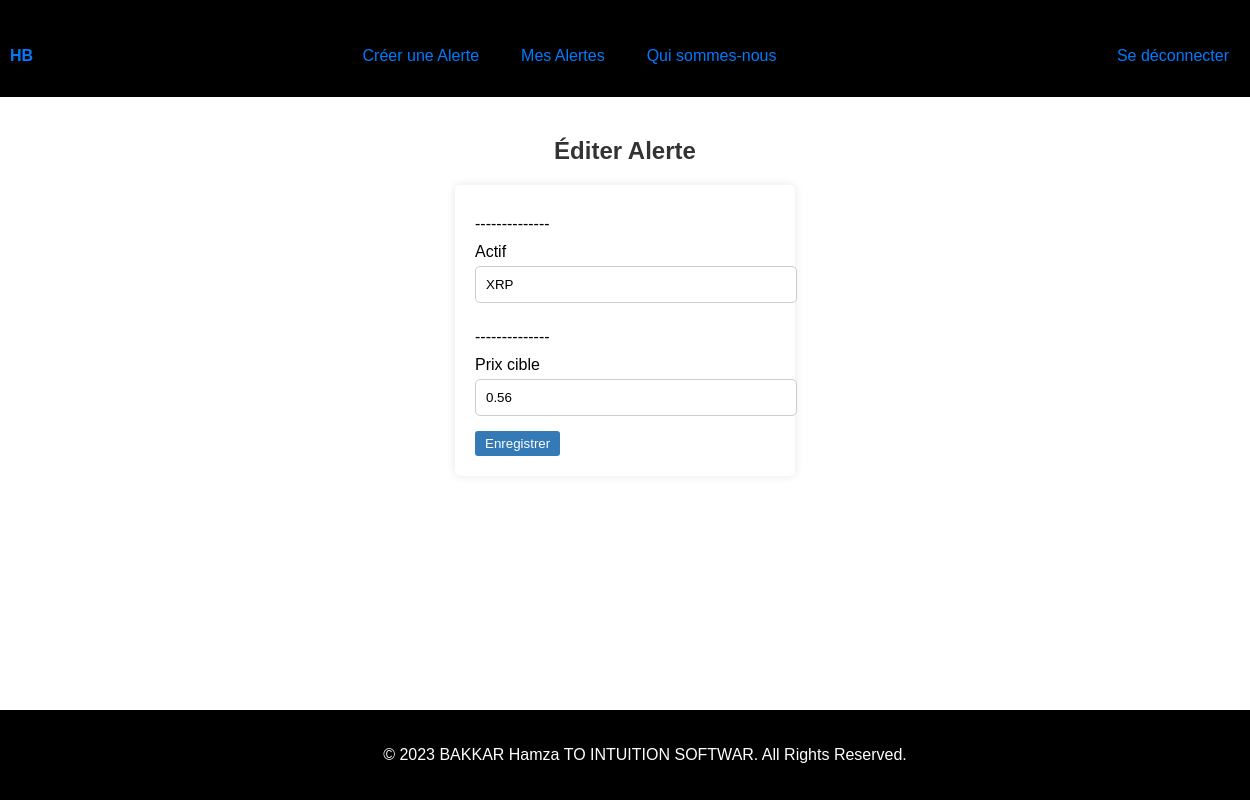
Before: /edit_alert/4 (signed in) with the older database file.
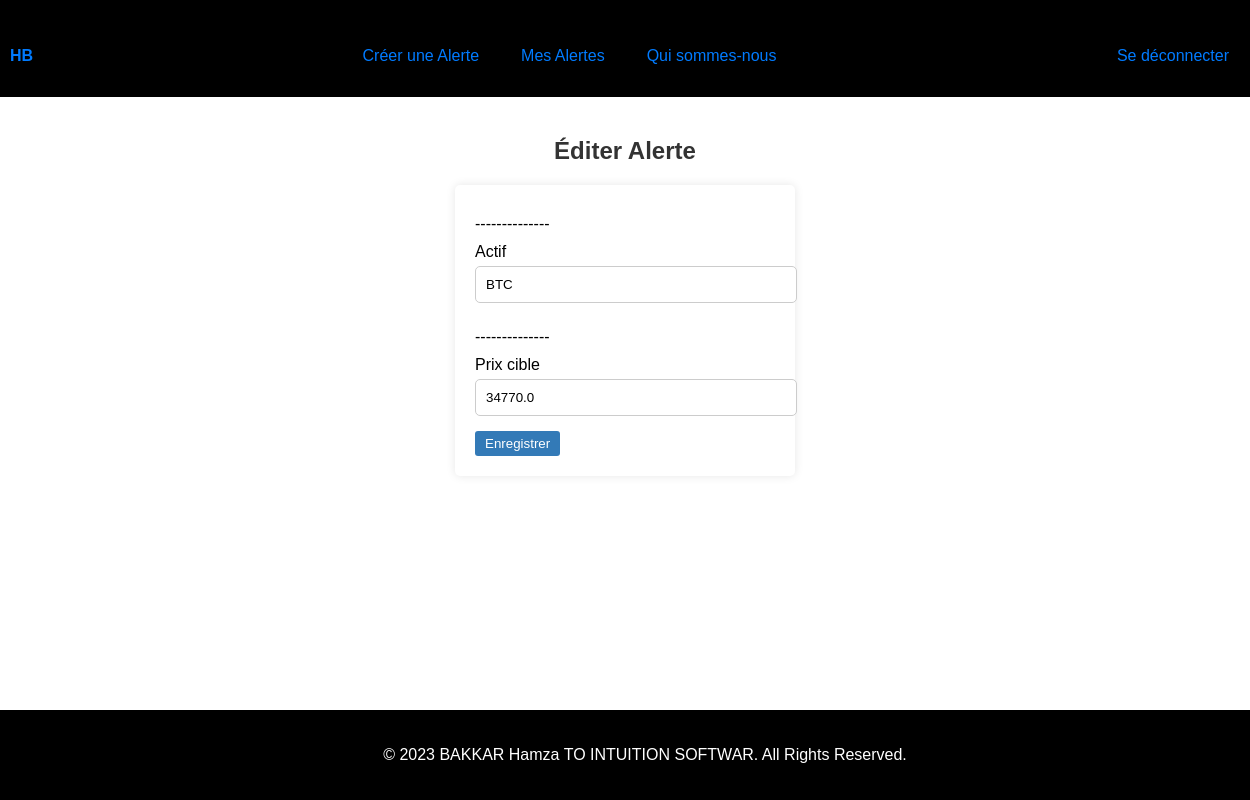
After: the same page with the newer database file.
### app.py (models this page shows, shortened)
class Alert(db.Model):
    __tablename__ = 'alerts'
    id = db.Column(db.Integer, primary_key=True)
    user_id = db.Column(db.Integer, db.ForeignKey('user.id'), nullable=False)
    asset = db.Column(db.String(10), nullable=False)
    target_price = db.Column(db.Float, nullable=False)
    is_open = db.Column(db.Boolean, default=True)

### app.py (the view)
@app.route('/edit_alert/<int:alert_id>', methods=['GET', 'POST'])
@login_required
def edit_alert(alert_id):
    alert = Alert.query.get(alert_id)
    if not alert:
        return redirect(url_for('mes_alertes'))
    form = EditAlertForm()
    if form.validate_on_submit():
        alert.asset = form.asset.data
        alert.target_price = form.target_price.data
        db.session.commit()
        return redirect(url_for('mes_alertes'))
    form.asset.data = alert.asset
    form.target_price.data = alert.target_price
    return render_template('edit_alert.html', form=form, alert=alert)

### app.py
class EditAlertForm(FlaskForm):
    asset = StringField('Actif', validators=[InputRequired()])
    target_price = FloatField('Prix cible', validators=[InputRequired()])

### app.py (called while the page is built)
@login_manager.user_loader
def load_user(user_id):
    user = User.query.get(int(user_id))  # Utilisez User.query au lieu de session.get
    return user

### templates/edit_alert.html (shortened to what this page needs)
<!DOCTYPE html>
<html>
<head>
    <link rel="stylesheet" type="text/css" href="{{ url_for('static', filename='/css/styles.css') }}">
</head>
<body>
    {% include "navbar.html" %}
    <main>
        <h1 class="edit-alert-title">Éditer Alerte</h1>
        <form method="POST">
            <div class="form-group">
                <label for="asset">--------------</label>
                {{ form.asset.label }}
                {{ form.asset(class="form-control") }}
            </div>
            <div class="form-group">
                <label for="target_price">--------------</label>
                {{ form.target_price.label }}
                {{ form.target_price(class="form-control") }}
            </div>
            <button type="submit" class="btn btn-primary">Enregistrer</button>
        </form>
    </main>
    {% include "footer.html" %}
</body>
</html>

### templates/navbar.html
<!DOCTYPE html>
<html>
<head>
    <link rel="stylesheet" type="text/css" href="{{ url_for('static', filename='/css/styles.css') }}">
</head>
<body>
    <nav class="navbar">
        <a href="{{ url_for('accueil') }}" class="navbar-logo">HB</a>
        <ul class="navbar-links">
            <li><a href="{{ url_for('set_alert_page') }}">Créer une Alerte</a></li>
            <li><a href="{{ url_for('mes_alertes') }}">Mes Alertes</a></li>
            <li><a href="#">Qui sommes-nous</a></li>
        </ul>
        <ul class="navbar-links-bis">
            {% if current_user.is_authenticated %}
                <li><a href="{{ url_for('logout') }}">Se déconnecter</a></li>
            {% else %}
                <li><a href="{{ url_for('login') }}">Se connecté</a></li>
            {% endif %}
        </ul>
    </nav>
</body>
</html>

### templates/footer.html
<!DOCTYPE html>
<html>
<head>
    <link rel="stylesheet" type="text/css" href="{{ url_for('static', filename='/css/styles.css') }}">
</head>
<body>
    <footer class="footer">
        <div class="footer-content">
            <p>© 2023 BAKKAR Hamza TO INTUITION SOFTWAR. All Rights Reserved.</p>
        </div>
    </footer>
</body>
</html>

### static/css/styles.css (style rules this page uses)
body { margin: 0; padding: 0; font-family: Arial, sans-serif; background-color: rgb(255, 255, 255); color: rgb(0, 0, 0); display: flex; flex-direction: column; min-height: 100vh; margin: 0; padding: 0; }
main { flex: 1; overflow-y: auto; padding: 20px; }
.navbar { display: flex; justify-content: space-between; color: rgb(0, 0, 0); align-items: center; background-color: rgb(0, 0, 0); padding: 10px; }
.navbar-links { list-style: none; display: flex; gap: 20px; }
.navbar-links li { border: 1px solid #000; padding: 5px 10px; border-radius: 5px; }
.navbar-links-bis li { border: 1px solid #000; padding: 5px 10px; border-radius: 5px; }
.navbar-logo { font-weight: bold; }
.footer { background-color: rgb(0, 0, 0); color: white; text-align: center; padding: 20px; width: 100%; }
h1 { font-size: 24px; text-align: center; margin: 20px 0; }
form { max-width: 300px; margin: 0 auto; padding: 20px; background-color: #fff; border-radius: 5px; box-shadow: 0 0 10px rgba(0, 0, 0, 0.1); }
form input { width: 100%; padding: 10px; margin-bottom: 15px; border: 1px solid #ccc; border-radius: 5px; }
a { display: block; text-align: center; margin-top: 15px; color: #007BFF; text-decoration: none; }
h1 { font-size: 24px; margin: 20px 0; }
form { max-width: 300px; padding: 20px; background-color: #fff; border-radius: 5px; box-shadow: 0 0 10px rgba(0, 0, 0, 0.1); }
a { display: block; color: #007BFF; text-decoration: none; }
h1 { color: #333; }
form { max-width: 300px; margin: 0 auto; background: #fff; padding: 20px; border-radius: 5px; box-shadow: 0 0 10px rgba(0, 0, 0, 0.1); }
label { display: block; margin-top: 10px; }
select, input { width: 100%; padding: 10px; margin-top: 5px; margin-bottom: 15px; border: 1px solid #ccc; border-radius: 5px; }
.btn { display: inline-block; padding: 5px 10px; background-color: #337ab7; color: #fff; text-decoration: none; border: none; border-radius: 3px; cursor: pointer; }
.btn-primary { background-color: #337ab7; }

Changed rows visible on the page:
changed Alert: asset "XRP" → "BTC"; target_price "0.56" → "34770.0"
